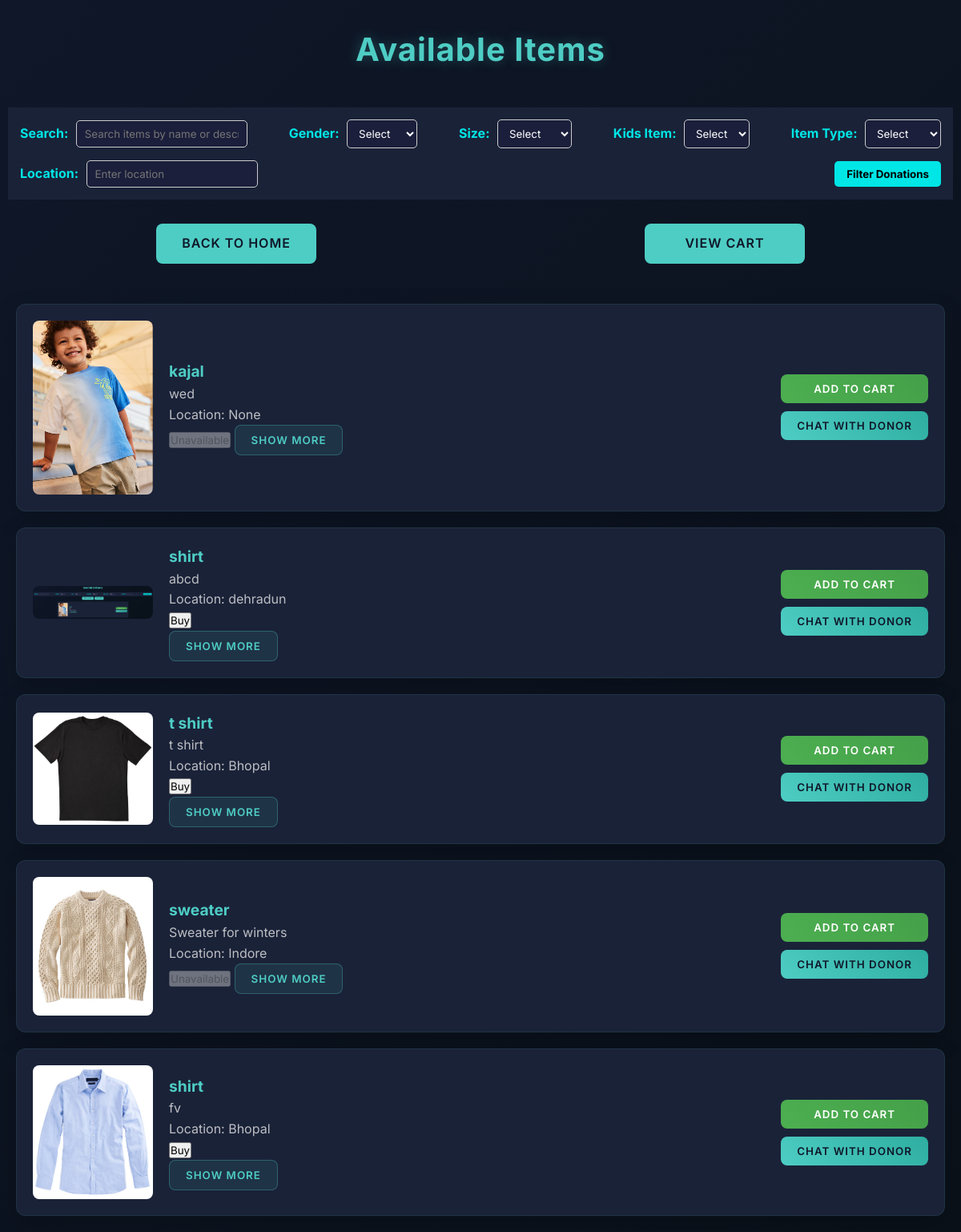
/viewer, run on the app's committed database.
### app.py (models this page shows)
class Donation(db.Model):
    id = db.Column(db.Integer, primary_key=True, autoincrement=True)
    name = db.Column(db.String(100))
    email = db.Column(db.String(100))
    description = db.Column(db.Text)
    image_path = db.Column(db.String(200))
    gender = db.Column(db.String(20))  # Example: "Male", "Female", "Unisex"
    size = db.Column(db.String(20))    # Example: "Small", "Medium", "Large"
    kids = db.Column(db.Boolean, default=False)  # True for kids, False otherwise
    item_type = db.Column(db.String(50))  # Example: "Clothing", "Toys", "Books"
    donated = db.Column(db.Boolean, default=False)
    purchased = db.Column(db.Boolean, default=False)
    location = db.Column(db.String(200))  # New field for location

### app.py (the view)
@app.route('/viewer', methods=['GET'])
def viewer():
    filters = {}
    gender = request.args.get('gender', '').strip()
    size = request.args.get('size', '').strip()
    kids = request.args.get('kids', '').strip()
    item_type = request.args.get('item_type', '').strip()
    location = request.args.get('location', '').strip().lower()
    search = request.args.get('search', '').strip().lower()  # Lowercase for case-insensitive search
    if gender:
        filters['gender'] = gender
    if size:
        filters['size'] = size
    if kids:
        filters['kids'] = kids == 'true'
    if item_type:
        filters['item_type'] = item_type
    donations_query = Donation.query.filter_by(donated=False, **filters)
    if location:
        donations_query = donations_query.filter(Donation.location.ilike(f"%{location}%"))
    if search:
        donations_query = donations_query.filter(
            (Donation.name.ilike(f"%{search}%")) |
            (Donation.description.ilike(f"%{search}%"))
        )
    donations = donations_query.all()
    return render_template('viewer.html', donations=donations)

### templates/viewer.html (shortened to what this page needs)
<!DOCTYPE html>
<html lang="en">
<head>
</head>
<body>
    <h1>Available Items</h1>
    <form class="filter-form" method="GET" action="/viewer">
        <div class="form-row">
            <label for="search">Search:</label>
            <input type="text" name="search" placeholder="Search items by name or description">
        </div>
        <div class="form-row">
            <label for="gender">Gender:</label>
            <select name="gender">
                <option value="">Select</option>
            </select>
        </div>
        <div class="form-row">
            <label for="size">Size:</label>
            <select name="size">
                <option value="">Select</option>
            </select>
        </div>
        <div class="form-row">
            <label for="kids">Kids Item:</label>
            <select name="kids">
                <option value="">Select</option>
            </select>
        </div>
        <div class="form-row">
            <label for="item_type">Item Type:</label>
            <select name="item_type">
                <option value="">Select</option>
            </select>
        </div>
        <div class="form-row">
            <label for="location">Location:</label>
            <input type="text" name="location" placeholder="Enter location">
        </div>
        <button type="submit">Filter Donations</button>
    </form>
    <div class="nav-buttons">
        <a href="{{ url_for('index') }}" class="nav-btn">Back to Home</a>
        <a href="{{ url_for('cart') }}" class="nav-btn">View Cart</a>
    </div>
    <div class="donations-list">
        {% if donations %}
            {% for donation in donations %}
                <div class="donation-item">
                    <img src="{{ url_for('static', filename='uploads/' + donation.image_path.split('/')[-1]) }}" alt="Donation Image">
                    <div class="donation-details">
                        <strong>{{ donation.name }}</strong>
                        <p>{{ donation.description }}</p>
                        <p>Location: {{ donation.location }}</p>
                        {% if donation.purchased %}
                        <button disabled>Unavailable</button>
                    {% else %}
                        <form action="{{ url_for('buy_item', donation_id=donation.id) }}" method="post">
                            <button type="submit">Buy</button>
                        </form>
                    {% endif %}
                        <button class="btn details-btn" onclick="toggleDetails('{{ donation.id }}')">Show More</button>
                    </div>
                    <div class="donation-buttons">
                        <button class="btn cart-btn" data-donation-id="{{ donation.id }}">Add to Cart</button>
                        <button class="btn chat-btn" onclick="openChat('{{ donation.id }}', '{{ donation.email }}')">Chat with Donor</button>
                    </div>
                </div>
            {% endfor %}
        {% else %}
            <p style="text-align: center; color: var(--accent-color);">No donations available at the moment.</p>
        {% endif %}
    </div>
</body>
</html>

### templates/viewer.html (style rules this page uses)
:root { --primary-bg: #0f1729; --secondary-bg: #1a2238; --accent-color: #4ecdc4; --text-color: #e6e6e6; --card-bg: #1e293b; --ai-glow: rgba(78, 205, 196, 0.3); --error-color: #ff6b6b; }
* { margin: 0; padding: 0; box-sizing: border-box; font-family: 'Inter', sans-serif; transition: all 0.3s ease; }
body { background: linear-gradient(135deg, var(--primary-bg) 0%, #0a1119 100%); color: var(--text-color); line-height: 1.6; }
h1 { text-align: center; color: var(--accent-color); padding: 30px 0; font-size: 2.5rem; letter-spacing: 1px; text-shadow: 0 0 15px var(--ai-glow); }
.filter-form { display: flex; justify-content: space-between; align-items: center; flex-wrap: wrap; gap: 15px; background-color: var(--secondary-bg); padding: 15px; box-shadow: none; margin: 10px; border-radius: 0; position: sticky; top: 0; z-index: 1000; }
.filter-form label { margin-right: 5px; font-weight: bold; color: #00e6e6; }
.filter-form select, .filter-form input { padding: 8px 10px; border: 1px solid #ccc; border-radius: 5px; background-color: #1b1f3b; color: #fff; outline: none; }
.filter-form button { padding: 8px 15px; background-color: #00e6e6; color: #000; font-weight: bold; border: none; border-radius: 5px; cursor: pointer; }
.nav-buttons { display: flex; justify-content: center; gap: 20px; margin-bottom: 30px; }
.nav-btn { display: inline-block; padding: 12px 24px; background-color: var(--accent-color); color: var(--primary-bg); text-decoration: none; border-radius: 8px; text-transform: uppercase; font-weight: 600; letter-spacing: 1px; }
.donations-list { max-width: 1200px; margin: 0 auto; padding: 0 20px; }
.donation-item { background-color: var(--secondary-bg); border-radius: 12px; margin-bottom: 20px; padding: 20px; display: flex; align-items: center; box-shadow: 0 10px 30px rgba(0,0,0,0.2); border: 1px solid rgba(78, 205, 196, 0.1); }
.donation-item img { max-width: 150px; height: auto; border-radius: 8px; margin-right: 20px; }
.donation-details { flex: 1; }
.donation-details strong { color: var(--accent-color); font-size: 1.2rem; }
.donation-details p { color: var(--text-color); opacity: 0.8; }
.donation-buttons { display: flex; flex-direction: column; gap: 10px; }
.btn { padding: 10px 20px; border: none; border-radius: 8px; cursor: pointer; text-transform: uppercase; font-weight: 600; letter-spacing: 1px; }
.cart-btn { background: linear-gradient(45deg, #4CAF50, #45a049); color: white; }
.chat-btn { background: linear-gradient(45deg, var(--accent-color), #2eada0); color: var(--primary-bg); }
.details-btn { background: rgba(78, 205, 196, 0.1); color: var(--accent-color); border: 1px solid rgba(78, 205, 196, 0.3); }
.nav-btn { display: block; width: 200px; margin: 20px auto; padding: 12px 24px; background-color: var(--accent-color); color: var(--primary-bg); text-decoration: none; text-align: center; border-radius: 8px; font-weight: 600; text-transform: uppercase; letter-spacing: 1px; transition: all 0.3s ease; }

### data on the page
Donation: image_path (picture), name "kajal", description "wed", location "None", purchased "Unavailable"
Donation: image_path (picture), name "shirt", description "abcd", location "dehradun"
Donation: image_path (picture), name "t shirt", description "t shirt", location "Bhopal"
Donation: image_path (picture), name "sweater", description "Sweater for winters", location "Indore", purchased "Unavailable"
Donation: image_path (picture), name "shirt", description "fv", location "Bhopal"
